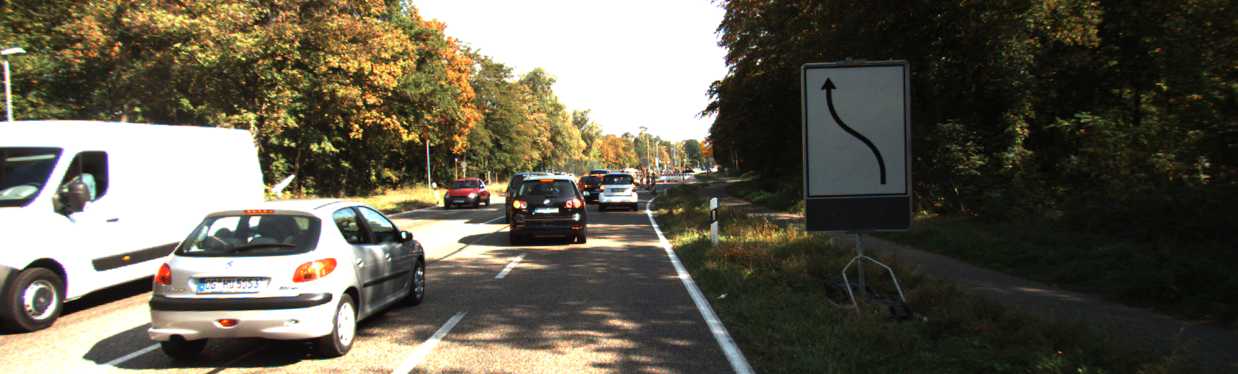
#> input picture examples/001240.png, 1238 x 374 px
$ jupyter execute ExploreColorSpaces.ipynb   (older library calls are emulated)
#> lines starting #> are read from the running program, lines starting #| are printed output that depends on the picture
[cell 1]
import cv2
import numpy as np
import matplotlib.pyplot as plt
from mpl_toolkits.mplot3d import Axes3D

[cell 2]
def plot3d(pixels, colors_rgb,
        axis_labels=list("RGB"), axis_limits=((0, 255), (0, 255), (0, 255))):
    """Plot pixels in 3D."""

    # Create figure and 3D axes
    fig = plt.figure(figsize=(8, 8))
    ax = Axes3D(fig)

    # Set axis limits
    ax.set_xlim(*axis_limits[0])
    ax.set_ylim(*axis_limits[1])
    ax.set_zlim(*axis_limits[2])

    # Set axis labels and sizes
    ax.tick_params(axis='both', which='major', labelsize=14, pad=8)
    ax.set_xlabel(axis_labels[0], fontsize=16, labelpad=16)
    ax.set_ylabel(axis_labels[1], fontsize=16, labelpad=16)
    ax.set_zlabel(axis_labels[2], fontsize=16, labelpad=16)

    # Plot pixel values with colors given in colors_rgb
    ax.scatter(
        pixels[:, :, 0].ravel(),
        pixels[:, :, 1].ravel(),
        pixels[:, :, 2].ravel(),
        c=colors_rgb.reshape((-1, 3)), edgecolors='none')

    return ax  # return Axes3D object for further manipulation

[cell 3]
# Read a color image
img = cv2.imread("examples/001240.png")
#> img is the input picture: shape (374, 1238, 3); mean B, G, R 80.8, 94.7, 99

# Select a small fraction of pixels to plot by subsampling it
scale = max(img.shape[0], img.shape[1], 64) / 64  # at most 64 rows and columns
#> scale = 19.34
img_small = cv2.resize(img, (np.int(img.shape[1] / scale), np.int(img.shape[0] / scale)), interpolation=cv2.INTER_NEAREST)

# Convert subsampled image to desired color space(s)
img_small_RGB = cv2.cvtColor(img_small, cv2.COLOR_BGR2RGB)  # OpenCV uses BGR, matplotlib likes RGB
img_small_HSV = cv2.cvtColor(img_small, cv2.COLOR_BGR2HSV)
img_small_rgb = img_small_RGB / 255.  # scaled to [0, 1], only for plotting

# Plot and show
plot3d(img_small_RGB, img_small_rgb)
plt.show()

plot3d(img_small_HSV, img_small_rgb, axis_labels=list("HSV"))
plt.show()

[cell 4]
# Read a color image
img = cv2.imread("examples/25.png")
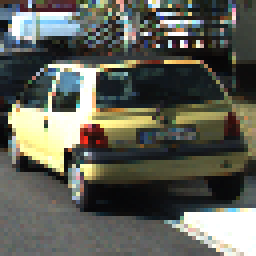
#> input picture examples/25.png, 64 x 64 px (shown 4 times larger)
#> img is the input picture: shape (64, 64, 3); mean B, G, R 86.6, 95.9, 94.3

# Select a small fraction of pixels to plot by subsampling it
scale = max(img.shape[0], img.shape[1], 64) / 64  # at most 64 rows and columns
#> scale = 1
img_small = cv2.resize(img, (np.int(img.shape[1] / scale), np.int(img.shape[0] / scale)), interpolation=cv2.INTER_NEAREST)

# Convert subsampled image to desired color space(s)
img_small_RGB = cv2.cvtColor(img_small, cv2.COLOR_BGR2RGB)  # OpenCV uses BGR, matplotlib likes RGB
img_small_HSV = cv2.cvtColor(img_small, cv2.COLOR_BGR2HSV)
#> img_small_HSV: shape (64, 64, 3); mean H, S, V 62, 61, 102.7
img_small_rgb = img_small_RGB / 255.  # scaled to [0, 1], only for plotting

# Plot and show
plot3d(img_small_RGB, img_small_rgb)
plt.show()

plot3d(img_small_HSV, img_small_rgb, axis_labels=list("HSV"))
plt.show()

[cell 5]
# Read a color image
img = cv2.imread("examples/3.png")
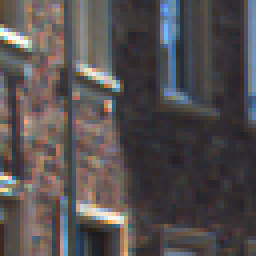
#> input picture examples/3.png, 64 x 64 px (shown 4 times larger)
#> img is the input picture: shape (64, 64, 3); mean B, G, R 79.9, 79, 84.7

# Select a small fraction of pixels to plot by subsampling it
scale = max(img.shape[0], img.shape[1], 64) / 64  # at most 64 rows and columns
img_small = cv2.resize(img, (np.int(img.shape[1] / scale), np.int(img.shape[0] / scale)), interpolation=cv2.INTER_NEAREST)

# Convert subsampled image to desired color space(s)
img_small_RGB = cv2.cvtColor(img_small, cv2.COLOR_BGR2RGB)  # OpenCV uses BGR, matplotlib likes RGB
img_small_HSV = cv2.cvtColor(img_small, cv2.COLOR_BGR2HSV)
#> img_small_HSV: shape (64, 64, 3); mean H, S, V 84.2, 49.9, 92
img_small_rgb = img_small_RGB / 255.  # scaled to [0, 1], only for plotting

# Plot and show
plot3d(img_small_RGB, img_small_rgb)
plt.show()

plot3d(img_small_HSV, img_small_rgb, axis_labels=list("HSV"))
plt.show()
